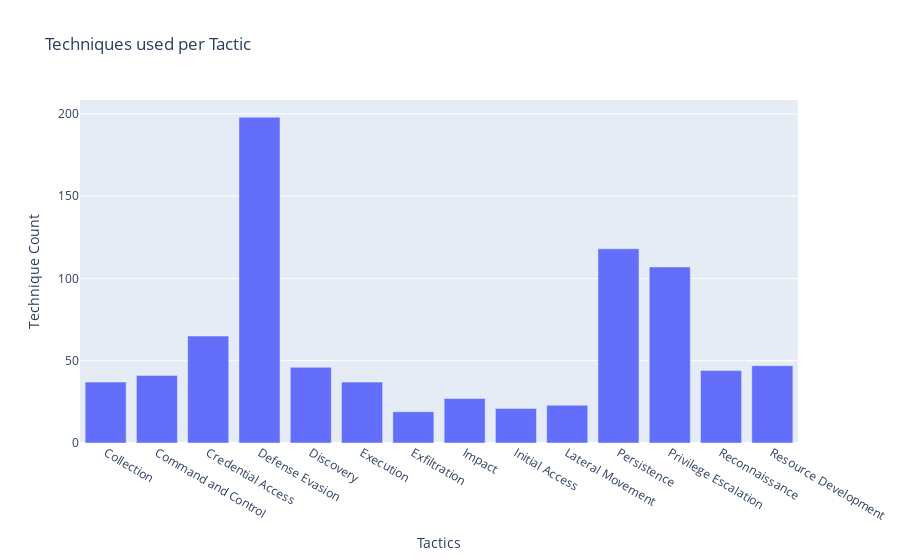

Notebook cell for this chart:
### Code cell
# Group the data by 'tactics' and count the number of techniques per tactic
tactics_count = techniques_tactics_df.groupby('tactics')['ID'].count().reset_index()

# Rename columns for better understanding
tactics_count.columns = ['Tactics', 'Technique Count']

# Step 2: Create a bar chart using Plotly
fig = px.bar(tactics_count, x='Tactics', y='Technique Count', title='Techniques used per Tactic')

# Step 3: Display the chart
fig.show()

### Figure 1 — Plotly figure (JSON) as saved in the notebook; plotly's stock layout.template omitted (floating-point values rounded to 4 significant figures)
{"data": [{"alignmentgroup": "True", "hovertemplate": "Tactics=%{x}<br>Technique Count=%{y}<extra></extra>", "legendgroup": "", "marker": {"color": "#636efa", "pattern": {"shape": ""}}, "name": "", "offsetgroup": "", "orientation": "v", "showlegend": false, "textposition": "auto", "type": "bar", "x": ["Collection", "Command and Control", "Credential Access", "Defense Evasion", "Discovery", "Execution", "Exfiltration", "Impact", "Initial Access", "Lateral Movement", "Persistence", "Privilege Escalation", "Reconnaissance", "Resource Development"], "xaxis": "x", "y": [37, 41, 65, 198, 46, 37, 19, 27, 21, 23, 118, 107, 44, 47], "yaxis": "y"}], "layout": {"autosize": true, "barmode": "relative", "legend": {"tracegroupgap": 0}, "title": {"text": "Techniques used per Tactic"}, "xaxis": {"anchor": "y", "autorange": true, "domain": [0, 1], "range": [-0.5, 13.5], "title": {"text": "Tactics"}, "type": "category"}, "yaxis": {"anchor": "x", "autorange": true, "domain": [0, 1], "range": [0, 208.4], "title": {"text": "Technique Count"}, "type": "linear"}}}
